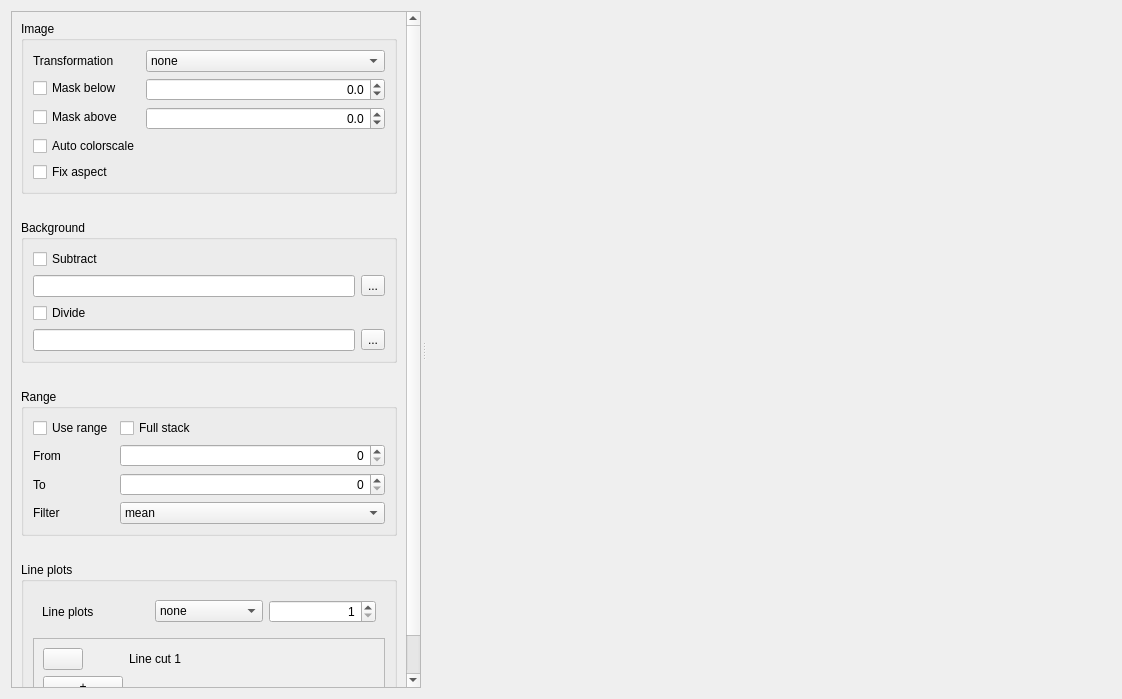
<?xml version="1.0" encoding="UTF-8"?>
<ui version="4.0">
 <class>Form</class>
 <widget class="QWidget" name="Form">
  <property name="geometry">
   <rect>
    <x>0</x>
    <y>0</y>
    <width>1122</width>
    <height>699</height>
   </rect>
  </property>
  <property name="windowTitle">
   <string>Form</string>
  </property>
  <layout class="QHBoxLayout" name="horizontalLayout">
   <item>
    <widget class="QSplitter" name="splitter">
     <property name="sizePolicy">
      <sizepolicy hsizetype="Preferred" vsizetype="Preferred">
       <horstretch>0</horstretch>
       <verstretch>0</verstretch>
      </sizepolicy>
     </property>
     <property name="minimumSize">
      <size>
       <width>500</width>
       <height>0</height>
      </size>
     </property>
     <property name="lineWidth">
      <number>3</number>
     </property>
     <property name="orientation">
      <enum>Qt::Horizontal</enum>
     </property>
     <property name="handleWidth">
      <number>6</number>
     </property>
     <property name="childrenCollapsible">
      <bool>true</bool>
     </property>
     <widget class="QWidget" name="scrollAreaContainer" native="true">
      <property name="minimumSize">
       <size>
        <width>300</width>
        <height>0</height>
       </size>
      </property>
      <property name="maximumSize">
       <size>
        <width>500</width>
        <height>16777215</height>
       </size>
      </property>
      <layout class="QVBoxLayout" name="verticalLayout_2">
       <item>
        <widget class="QScrollArea" name="scrollArea">
         <property name="sizePolicy">
          <sizepolicy hsizetype="Preferred" vsizetype="Preferred">
           <horstretch>0</horstretch>
           <verstretch>0</verstretch>
          </sizepolicy>
         </property>
         <property name="minimumSize">
          <size>
           <width>300</width>
           <height>500</height>
          </size>
         </property>
         <property name="maximumSize">
          <size>
           <width>500</width>
           <height>16777215</height>
          </size>
         </property>
         <property name="widgetResizable">
          <bool>true</bool>
         </property>
         <widget class="QWidget" name="scrollAreaWidgetContents">
          <property name="geometry">
           <rect>
            <x>0</x>
            <y>0</y>
            <width>284</width>
            <height>765</height>
           </rect>
          </property>
          <layout class="QVBoxLayout" name="verticalLayout">
           <item>
            <widget class="QGroupBox" name="groupBox_image">
             <property name="title">
              <string>Image</string>
             </property>
             <layout class="QFormLayout" name="formLayout_2">
              <item row="0" column="0">
               <widget class="QLabel" name="label_transformation">
                <property name="toolTip">
                 <string>&lt;html&gt;&lt;head/&gt;&lt;body&gt;&lt;p&gt;Orientation of the displayed image, does not affect the 3D image stack. Currently &lt;span style=&quot; font-style:italic;&quot;&gt;not available&lt;/span&gt; in conjunction with ROI line plots.&lt;/p&gt;&lt;/body&gt;&lt;/html&gt;</string>
                </property>
                <property name="text">
                 <string>Transformation</string>
                </property>
               </widget>
              </item>
              <item row="0" column="1">
               <widget class="QComboBox" name="comboBox_transform">
                <property name="toolTip">
                 <string>&lt;html&gt;&lt;head/&gt;&lt;body&gt;&lt;p&gt;Orientation of the displayed image, does not affect the 3D image stack. Currently &lt;span style=&quot; font-style:italic;&quot;&gt;not available&lt;/span&gt; in conjunction with ROI line plots.&lt;/p&gt;&lt;/body&gt;&lt;/html&gt;</string>
                </property>
                <item>
                 <property name="text">
                  <string>none</string>
                 </property>
                </item>
                <item>
                 <property name="text">
                  <string>flipUD</string>
                 </property>
                </item>
                <item>
                 <property name="text">
                  <string>flipLR</string>
                 </property>
                </item>
                <item>
                 <property name="text">
                  <string>transpose</string>
                 </property>
                </item>
                <item>
                 <property name="text">
                  <string>rot90</string>
                 </property>
                </item>
                <item>
                 <property name="text">
                  <string>rot180</string>
                 </property>
                </item>
                <item>
                 <property name="text">
                  <string>rot270</string>
                 </property>
                </item>
                <item>
                 <property name="text">
                  <string>rot180+tr</string>
                 </property>
                </item>
               </widget>
              </item>
              <item row="1" column="0">
               <widget class="QCheckBox" name="checkBox_maskBelow">
                <property name="text">
                 <string>Mask below</string>
                </property>
               </widget>
              </item>
              <item row="1" column="1">
               <widget class="QDoubleSpinBox" name="doubleSpinBox_maskBelow">
                <property name="cursor">
                 <cursorShape>ArrowCursor</cursorShape>
                </property>
                <property name="locale">
                 <locale language="C" country="AnyCountry"/>
                </property>
                <property name="alignment">
                 <set>Qt::AlignRight|Qt::AlignTrailing|Qt::AlignVCenter</set>
                </property>
                <property name="correctionMode">
                 <enum>QAbstractSpinBox::CorrectToNearestValue</enum>
                </property>
                <property name="showGroupSeparator" stdset="0">
                 <bool>true</bool>
                </property>
                <property name="decimals">
                 <number>1</number>
                </property>
                <property name="minimum">
                 <double>-1000000.000000000000000</double>
                </property>
                <property name="maximum">
                 <double>10000000.000000000000000</double>
                </property>
                <property name="singleStep">
                 <double>10.000000000000000</double>
                </property>
               </widget>
              </item>
              <item row="3" column="0">
               <widget class="QCheckBox" name="checkBox_maskAbove">
                <property name="text">
                 <string>Mask above</string>
                </property>
               </widget>
              </item>
              <item row="3" column="1">
               <widget class="QDoubleSpinBox" name="doubleSpinBox_maskAbove">
                <property name="cursor">
                 <cursorShape>ArrowCursor</cursorShape>
                </property>
                <property name="mouseTracking">
                 <bool>true</bool>
                </property>
                <property name="locale">
                 <locale language="C" country="AnyCountry"/>
                </property>
                <property name="wrapping">
                 <bool>false</bool>
                </property>
                <property name="alignment">
                 <set>Qt::AlignRight|Qt::AlignTrailing|Qt::AlignVCenter</set>
                </property>
                <property name="correctionMode">
                 <enum>QAbstractSpinBox::CorrectToNearestValue</enum>
                </property>
                <property name="decimals">
                 <number>1</number>
                </property>
                <property name="minimum">
                 <double>-1000000.000000000000000</double>
                </property>
                <property name="maximum">
                 <double>10000000.000000000000000</double>
                </property>
                <property name="singleStep">
                 <double>10.000000000000000</double>
                </property>
               </widget>
              </item>
              <item row="4" column="0">
               <widget class="QCheckBox" name="checkBox_autoColor">
                <property name="text">
                 <string>Auto colorscale</string>
                </property>
               </widget>
              </item>
              <item row="5" column="0">
               <widget class="QCheckBox" name="checkBox_fixAspect">
                <property name="text">
                 <string>Fix aspect</string>
                </property>
               </widget>
              </item>
             </layout>
            </widget>
           </item>
           <item>
            <spacer name="verticalSpacer">
             <property name="orientation">
              <enum>Qt::Vertical</enum>
             </property>
             <property name="sizeType">
              <enum>QSizePolicy::Fixed</enum>
             </property>
             <property name="sizeHint" stdset="0">
              <size>
               <width>20</width>
               <height>20</height>
              </size>
             </property>
            </spacer>
           </item>
           <item>
            <widget class="QGroupBox" name="groupBox_background">
             <property name="title">
              <string>Background</string>
             </property>
             <layout class="QGridLayout" name="gridLayout">
              <item row="0" column="0">
               <widget class="QCheckBox" name="checkBox_subtract">
                <property name="text">
                 <string>Subtract</string>
                </property>
               </widget>
              </item>
              <item row="1" column="0">
               <widget class="QLineEdit" name="lineEdit_subtract">
                <property name="sizePolicy">
                 <sizepolicy hsizetype="Preferred" vsizetype="Fixed">
                  <horstretch>0</horstretch>
                  <verstretch>0</verstretch>
                 </sizepolicy>
                </property>
                <property name="minimumSize">
                 <size>
                  <width>200</width>
                  <height>0</height>
                 </size>
                </property>
                <property name="cursor">
                 <cursorShape>IBeamCursor</cursorShape>
                </property>
               </widget>
              </item>
              <item row="1" column="1">
               <widget class="QToolButton" name="toolButton_subtract">
                <property name="text">
                 <string>...</string>
                </property>
               </widget>
              </item>
              <item row="2" column="0">
               <widget class="QCheckBox" name="checkBox_divide">
                <property name="text">
                 <string>Divide</string>
                </property>
               </widget>
              </item>
              <item row="3" column="0">
               <widget class="QLineEdit" name="lineEdit_divide">
                <property name="sizePolicy">
                 <sizepolicy hsizetype="Preferred" vsizetype="Fixed">
                  <horstretch>0</horstretch>
                  <verstretch>0</verstretch>
                 </sizepolicy>
                </property>
                <property name="minimumSize">
                 <size>
                  <width>200</width>
                  <height>0</height>
                 </size>
                </property>
               </widget>
              </item>
              <item row="3" column="1">
               <widget class="QToolButton" name="toolButton_divide">
                <property name="text">
                 <string>...</string>
                </property>
               </widget>
              </item>
             </layout>
            </widget>
           </item>
           <item>
            <spacer name="verticalSpacer_2">
             <property name="orientation">
              <enum>Qt::Vertical</enum>
             </property>
             <property name="sizeType">
              <enum>QSizePolicy::Fixed</enum>
             </property>
             <property name="sizeHint" stdset="0">
              <size>
               <width>20</width>
               <height>20</height>
              </size>
             </property>
            </spacer>
           </item>
           <item>
            <widget class="QGroupBox" name="groupBox_range">
             <property name="toolTip">
              <string>&lt;html&gt;&lt;head/&gt;&lt;body&gt;&lt;p&gt;&lt;br/&gt;&lt;/p&gt;&lt;/body&gt;&lt;/html&gt;</string>
             </property>
             <property name="title">
              <string>Range</string>
             </property>
             <layout class="QFormLayout" name="formLayout">
              <item row="4" column="1">
               <widget class="QComboBox" name="comboBox_filter">
                <property name="enabled">
                 <bool>true</bool>
                </property>
                <item>
                 <property name="text">
                  <string>mean</string>
                 </property>
                </item>
                <item>
                 <property name="text">
                  <string>max</string>
                 </property>
                </item>
               </widget>
              </item>
              <item row="4" column="0">
               <widget class="QLabel" name="label_rangeFilter">
                <property name="enabled">
                 <bool>true</bool>
                </property>
                <property name="text">
                 <string>Filter</string>
                </property>
               </widget>
              </item>
              <item row="1" column="0">
               <widget class="QCheckBox" name="checkBox_useRange">
                <property name="toolTip">
                 <string>&lt;html&gt;&lt;head/&gt;&lt;body&gt;&lt;p&gt;If used several images can be filtered with &lt;span style=&quot; font-style:italic;&quot;&gt;mean&lt;/span&gt; or &lt;span style=&quot; font-style:italic;&quot;&gt;max&lt;/span&gt; filters.&lt;/p&gt;&lt;/body&gt;&lt;/html&gt;</string>
                </property>
                <property name="text">
                 <string>Use range</string>
                </property>
               </widget>
              </item>
              <item row="2" column="0">
               <widget class="QLabel" name="label_rangeStart">
                <property name="text">
                 <string>From</string>
                </property>
               </widget>
              </item>
              <item row="3" column="0">
               <widget class="QLabel" name="label_rangeFinish">
                <property name="text">
                 <string>To</string>
                </property>
               </widget>
              </item>
              <item row="2" column="1">
               <widget class="QSpinBox" name="spinBox_rangeStart">
                <property name="cursor">
                 <cursorShape>ArrowCursor</cursorShape>
                </property>
                <property name="alignment">
                 <set>Qt::AlignRight|Qt::AlignTrailing|Qt::AlignVCenter</set>
                </property>
                <property name="correctionMode">
                 <enum>QAbstractSpinBox::CorrectToPreviousValue</enum>
                </property>
                <property name="maximum">
                 <number>100000</number>
                </property>
               </widget>
              </item>
              <item row="3" column="1">
               <widget class="QSpinBox" name="spinBox_rangeFinish">
                <property name="cursor">
                 <cursorShape>ArrowCursor</cursorShape>
                </property>
                <property name="alignment">
                 <set>Qt::AlignRight|Qt::AlignTrailing|Qt::AlignVCenter</set>
                </property>
                <property name="correctionMode">
                 <enum>QAbstractSpinBox::CorrectToNearestValue</enum>
                </property>
                <property name="maximum">
                 <number>100000</number>
                </property>
               </widget>
              </item>
              <item row="1" column="1">
               <widget class="QCheckBox" name="checkBox_fullStack">
                <property name="toolTip">
                 <string>&lt;html&gt;&lt;head/&gt;&lt;body&gt;&lt;p&gt;Filtering the full image stack; range selectors disabled&lt;/p&gt;&lt;/body&gt;&lt;/html&gt;</string>
                </property>
                <property name="text">
                 <string>Full stack</string>
                </property>
               </widget>
              </item>
             </layout>
            </widget>
           </item>
           <item>
            <spacer name="verticalSpacer_3">
             <property name="orientation">
              <enum>Qt::Vertical</enum>
             </property>
             <property name="sizeType">
              <enum>QSizePolicy::Fixed</enum>
             </property>
             <property name="sizeHint" stdset="0">
              <size>
               <width>20</width>
               <height>20</height>
              </size>
             </property>
            </spacer>
           </item>
           <item>
            <widget class="QGroupBox" name="groupBox_linePlots">
             <property name="title">
              <string>Line plots</string>
             </property>
             <layout class="QVBoxLayout" name="verticalLayout_3">
              <item>
               <widget class="QWidget" name="widget_2" native="true">
                <property name="minimumSize">
                 <size>
                  <width>0</width>
                  <height>0</height>
                 </size>
                </property>
                <layout class="QHBoxLayout" name="horizontalLayout_2">
                 <item>
                  <widget class="QLabel" name="label_linePlots">
                   <property name="text">
                    <string>Line plots</string>
                   </property>
                  </widget>
                 </item>
                 <item>
                  <widget class="QComboBox" name="comboBox_ROI">
                   <item>
                    <property name="text">
                     <string>none</string>
                    </property>
                   </item>
                   <item>
                    <property name="text">
                     <string>ROI</string>
                    </property>
                   </item>
                   <item>
                    <property name="text">
                     <string>Line cut</string>
                    </property>
                   </item>
                  </widget>
                 </item>
                 <item>
                  <widget class="QSpinBox" name="spinBox_ROI">
                   <property name="alignment">
                    <set>Qt::AlignRight|Qt::AlignTrailing|Qt::AlignVCenter</set>
                   </property>
                   <property name="minimum">
                    <number>1</number>
                   </property>
                   <property name="maximum">
                    <number>10</number>
                   </property>
                  </widget>
                 </item>
                </layout>
               </widget>
              </item>
              <item>
               <widget class="QScrollArea" name="scrollArea_2">
                <property name="widgetResizable">
                 <bool>true</bool>
                </property>
                <widget class="QWidget" name="scrollAreaWidgetContents_2">
                 <property name="geometry">
                  <rect>
                   <x>0</x>
                   <y>0</y>
                   <width>226</width>
                   <height>70</height>
                  </rect>
                 </property>
                 <layout class="QFormLayout" name="formLayout_4">
                  <item row="0" column="0">
                   <widget class="QPushButton" name="pushButton">
                    <property name="contextMenuPolicy">
                     <enum>Qt::CustomContextMenu</enum>
                    </property>
                    <property name="text">
                     <string/>
                    </property>
                    <property name="checkable">
                     <bool>false</bool>
                    </property>
                   </widget>
                  </item>
                  <item row="0" column="1">
                   <widget class="QLabel" name="label_2">
                    <property name="text">
                     <string>Line cut 1</string>
                    </property>
                   </widget>
                  </item>
                  <item row="1" column="0">
                   <widget class="QPushButton" name="pushButton_2">
                    <property name="text">
                     <string>+</string>
                    </property>
                   </widget>
                  </item>
                 </layout>
                </widget>
               </widget>
              </item>
             </layout>
            </widget>
           </item>
          </layout>
         </widget>
        </widget>
       </item>
      </layout>
     </widget>
     <widget class="plotArea" name="plotArea" native="true">
      <property name="minimumSize">
       <size>
        <width>500</width>
        <height>500</height>
       </size>
      </property>
     </widget>
    </widget>
   </item>
  </layout>
 </widget>
 <customwidgets>
  <customwidget>
   <class>plotArea</class>
   <extends>QWidget</extends>
   <header location="global">plotarea</header>
   <container>1</container>
  </customwidget>
 </customwidgets>
 <resources/>
 <connections/>
</ui>
